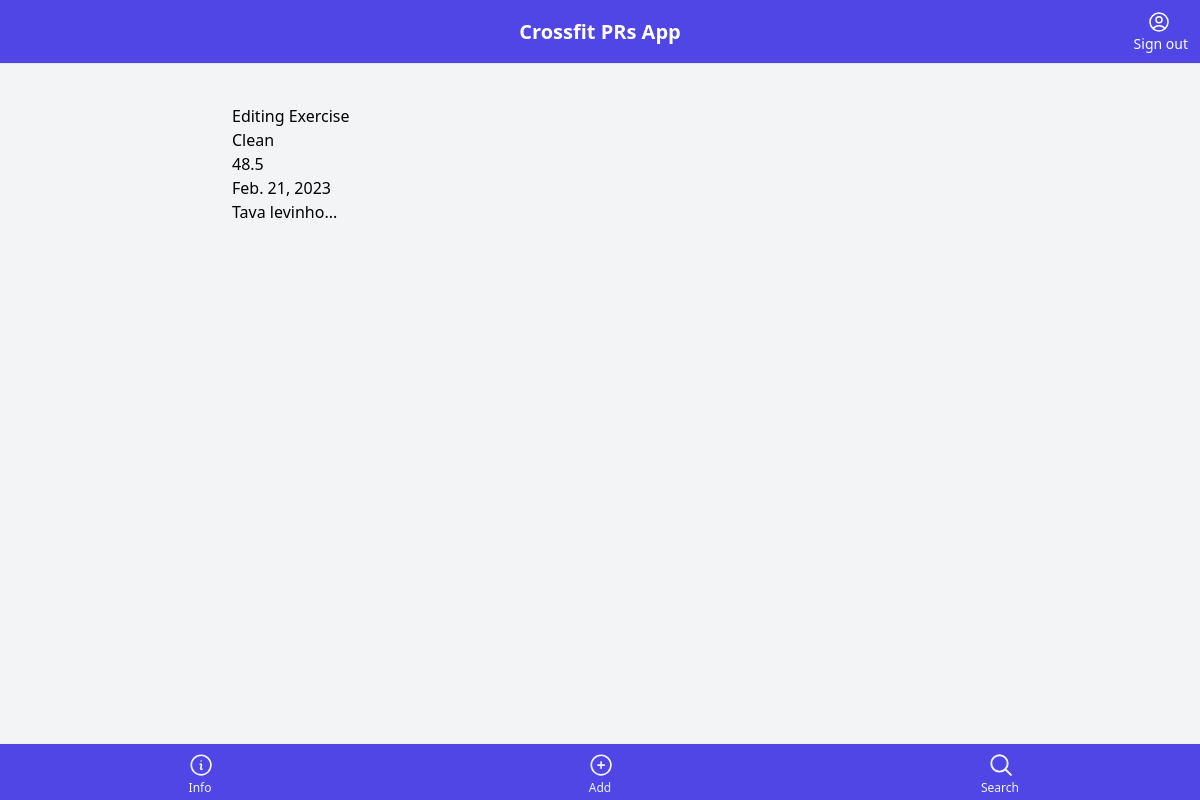
The page /item/2/ (signed in) on the database its author committed.
### core/models.py (models this page shows, shortened)
class Item(models.Model):
    name = models.CharField(max_length=255)
    observation = models.TextField(blank=True, null=True)
    personal_record = models.FloatField()
    pr_date = models.DateField()
    created_by = models.ForeignKey(User, related_name='items', on_delete=models.CASCADE)
    created_at = models.DateTimeField(auto_now_add=True)

### core/views.py (the view)
# urls.py: path('item/<int:pk>/', detail, name="detail"),
def detail(request, pk):
     item = get_object_or_404(Item, pk=pk)
     return render(request, 'core/details.html',{
          'item': item
     })

### core/templates/core/details.html (shortened to what this page needs)
{% extends 'core/base.html' %}
{% block content %}
<h1>Editing Exercise</h1>
<div>
    <h1>{{ item.name }}</h1>
    <h1>{{ item.personal_record }}</h1>
    <h1>{{ item.pr_date }}</h1>
    <h1>{{ item.observation }}</h1>
</div>
{% endblock  %}

### rows shown on the page
Item: name "Clean", personal_record "48.5", pr_date "Feb. 21, 2023", observation "Tava levinho..."
